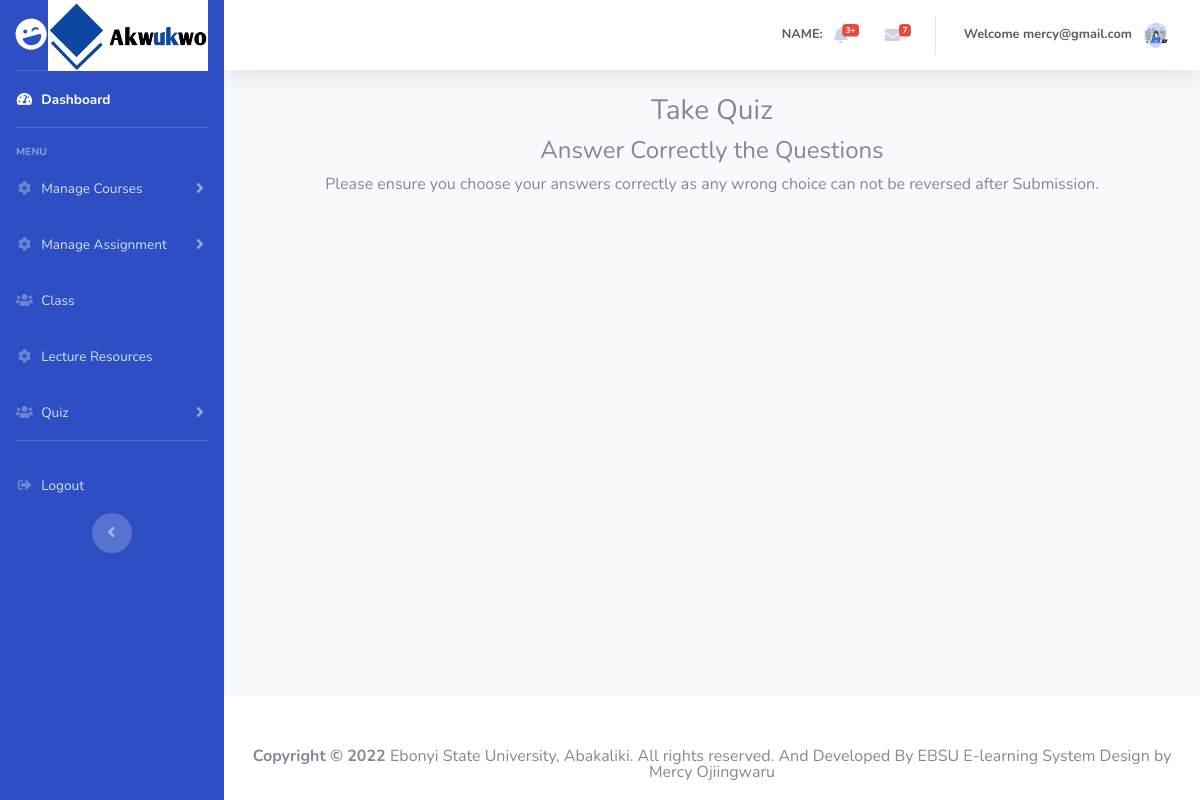
Before: /students/cbt.php?id=8 (signed in) with the older database file.
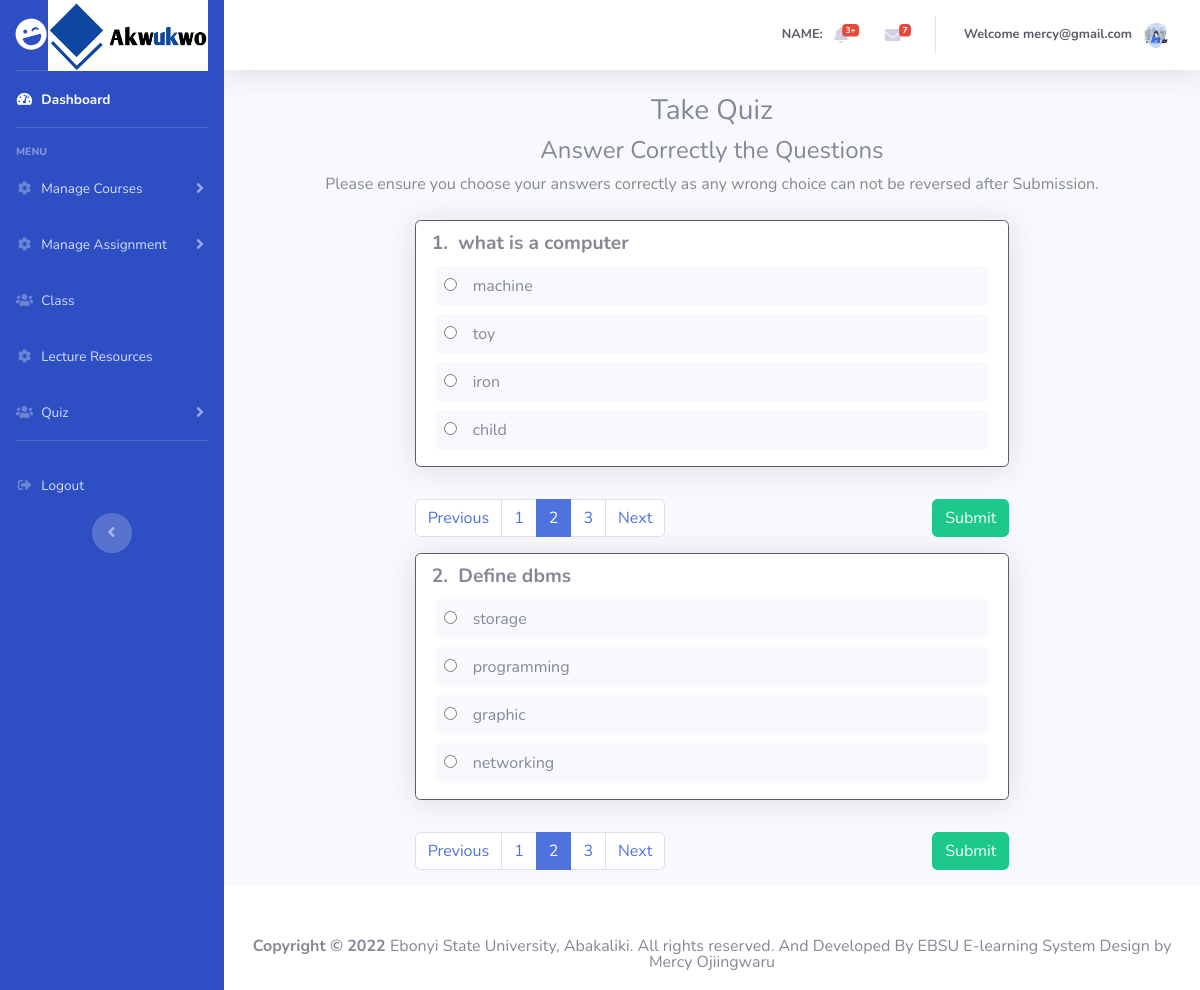
After: the same page with the newer database file.
### tables this page shows
CREATE TABLE `question` (
  `id` int(10) NOT NULL,
  `examid` int(10) NOT NULL,
  `questiontitle` varchar(200) NOT NULL,
  `option1` varchar(100) NOT NULL,
  `option2` varchar(100) NOT NULL,
  `option3` varchar(100) NOT NULL,
  `option4` varchar(100) NOT NULL,
  `correct` varchar(10) NOT NULL
);

### server/classes/dbconnection.php (called while the page is built, shortened)
<?php
class DbConnection {
	private $host = "localhost";
	private $dbname = "e-learning";
	private $username = "root";
	private $password = "";
	public function __construct() {
		try {
			$this->connection = new PDO('mysql:host='.$this->host.';dbname='.$this->dbname, $this->username, $this->password);
		} catch(PDOException $ex) {
			echo $ex->getMessage();
		}
	}
}
?>

### server/classes/fetchData.php (called while the page is built, shortened)
<?php
    require_once('dbconnection.php');
    class fetchData extends DbConnection {
        public function displayQuestion($id){
            $sql = "SELECT * FROM question WHERE examid ='$id'";
            $qry = $this->connection->prepare($sql);
            $exec = $qry->execute(array());
            if($qry->errorCode() == 0){
                if ($qry->rowCount() > 0) {
                    return $qry->fetchAll(PDO::FETCH_ASSOC);
                }else{
                    return 0;
                }
            }else{
                return array('status'=>0, 'message'=>$qry->errorInfo());
            }
        }
    }
?>

### students/cbt.php (the view)
<?php
	require_once 'header.php';
  require_once '../server/classes/fetchData.php';
  $id = $_GET['id'];
  $fetchData = new fetchData;
  $fetchResponse = $fetchData->displayQuestion($id);
?>
        <div class="container-fluid">
          <div class="text-center">
            <h3>Take Quiz</h3>
            <h4>Answer Correctly the Questions</h4>
            <p>Please ensure you choose your answers correctly as any wrong choice can not be reversed after Submission.</p>
          </div>
          <div class="col-lg-8 offset-lg-2 mt-4">
            <?php
              if(is_array($fetchResponse)){
                if(isset($fetchResponse['status'])){
                    '<div class="alert alert-danger">'.print_r($fetchResponse['message']).'</div>';
                }else {
                    $count = 1;
                    foreach($fetchResponse as $row){
            ?>
            <form action="" method="post">
              <div class="mb-3 px-3 py-2 Regular shadow rounded border border-dark" style="background: #fff;">
                <p style="font-weight: bolder;font-size:larger;">
                <?php echo $count; ?>.&nbsp;&nbsp;<?php echo $row['questiontitle'];?>
                </p>
                <div class="form-check px-1">
                    <div class="bg-light rounded py-2 my-2 pl-2">
                      <label class="form-check-label normal-label">
                        <input type="radio" class="mr-3" id="id_form-0-user_answer input" value="2" name="radAnswer"><?php echo $row['option1'];?>
                      </label>
                    </div>
                    <div class="bg-light rounded py-2 my-2 pl-2">
                      <label class="form-check-label normal-label">
                        <input type="radio" class="mr-3" id="id_form-0-user_answer input" value="2" name="radAnswer"><?php echo $row['option2'];?>
                      </label>
                    </div>
                    <div class="bg-light rounded py-2 my-2 pl-2">
                      <label class="form-check-label normal-label">
                        <input type="radio" class="mr-3" id="id_form-0-user_answer input" value="2" name="radAnswer"><?php echo $row['option3'];?>
                      </label>
                    </div>
                    <div class="bg-light rounded py-2 my-2 pl-2">
                      <label class="form-check-label normal-label">
                        <input type="radio" class="mr-3" id="id_form-0-user_answer input" value="2" name="radAnswer"><?php echo $row['option4'];?>
                      </label>
                    </div>
                </div>
              </div>
              <div class="row pt-3">
                <div class="col-lg-6">
                  <nav aria-label="Page navigation example">
                    <ul class="pagination ">
                      <li class="page-item">
                        <a class="page-link" href="#" tabindex="-1">Previous</a>
                      </li>
                      <li class="page-item"><a class="page-link" href="#">1</a></li>
                      <li class="page-item active"><a class="page-link" href="#">2</a></li>
                      <li class="page-item"><a class="page-link" href="#">3</a></li>
                      <li class="page-item">
                        <a class="page-link" href="#">Next</a>
                      </li>
                    </ul>
                  </nav>
                </div>
                <div class="col-lg-6 text-right">
                  <button class="btn btn-success text-light btn-rounded waves-effect waves-light" name="btnAdd" type="submit">Submit</button>
                </div>
              </div>
            </form>
            <?php $count+=1; }}} ?>
          </div>
        </div>
      </div>
<?php
	require_once 'footer.php';
?>

Changed rows visible on the page:
added question: questiontitle "what is a computer", option1 "machine", option2 "toy", option3 "iron", option4 "child"
added question: questiontitle "Define dbms", option1 "storage", option2 "programming", option3 "graphic", option4 "networking"
